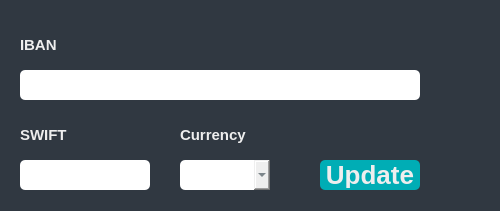
<?xml version="1.0" encoding="UTF-8"?>
<ui version="4.0">
 <class>Dialog</class>
 <widget class="QDialog" name="Dialog">
  <property name="geometry">
   <rect>
    <x>0</x>
    <y>0</y>
    <width>500</width>
    <height>211</height>
   </rect>
  </property>
  <property name="windowTitle">
   <string>Set Account</string>
  </property>
  <property name="styleSheet">
   <string notr="true">#Dialog {
    background-color: #303841;
}

QPushButton{
 background-color: #00ADB5;
    color: #EEEEEE;
    font-size: 26px;
    font-weight: bold;
    border-radius: 5px;
    padding: 2px;

}
QLabel{
    font-weight: bold;
    color: #EEEEEE;
    font-size: 15px;
}

QLineEdit, QDoubleSpinBox,QComboBox{
    color: #3A4750;
    height: 24px;
    font-size: 18px;
    border-radius: 5px;
    font-weight: bold;
    padding: 3px;
}</string>
  </property>
  <widget class="QWidget" name="currencyPicker" native="true">
   <property name="geometry">
    <rect>
     <x>170</x>
     <y>110</y>
     <width>120</width>
     <height>90</height>
    </rect>
   </property>
   <widget class="QLabel" name="label_3">
    <property name="geometry">
     <rect>
      <x>10</x>
      <y>10</y>
      <width>80</width>
      <height>30</height>
     </rect>
    </property>
    <property name="text">
     <string>Currency</string>
    </property>
   </widget>
   <widget class="QComboBox" name="currency">
    <property name="geometry">
     <rect>
      <x>10</x>
      <y>50</y>
      <width>90</width>
      <height>30</height>
     </rect>
    </property>
   </widget>
  </widget>
  <widget class="QWidget" name="ibanField" native="true">
   <property name="geometry">
    <rect>
     <x>10</x>
     <y>20</y>
     <width>570</width>
     <height>80</height>
    </rect>
   </property>
   <property name="cursor">
    <cursorShape>UpArrowCursor</cursorShape>
   </property>
   <property name="toolTip">
    <string>15-33 characters</string>
   </property>
   <widget class="QLineEdit" name="IBAN">
    <property name="geometry">
     <rect>
      <x>10</x>
      <y>50</y>
      <width>400</width>
      <height>30</height>
     </rect>
    </property>
    <property name="maxLength">
     <number>33</number>
    </property>
   </widget>
   <widget class="QLabel" name="label">
    <property name="geometry">
     <rect>
      <x>10</x>
      <y>10</y>
      <width>50</width>
      <height>30</height>
     </rect>
    </property>
    <property name="text">
     <string>IBAN</string>
    </property>
   </widget>
  </widget>
  <widget class="QWidget" name="swiftField" native="true">
   <property name="geometry">
    <rect>
     <x>10</x>
     <y>110</y>
     <width>150</width>
     <height>90</height>
    </rect>
   </property>
   <property name="toolTip">
    <string>8-11 characters</string>
   </property>
   <widget class="QLineEdit" name="SWIFT">
    <property name="geometry">
     <rect>
      <x>10</x>
      <y>50</y>
      <width>130</width>
      <height>30</height>
     </rect>
    </property>
    <property name="maxLength">
     <number>11</number>
    </property>
   </widget>
   <widget class="QLabel" name="label_2">
    <property name="geometry">
     <rect>
      <x>10</x>
      <y>10</y>
      <width>50</width>
      <height>30</height>
     </rect>
    </property>
    <property name="text">
     <string>SWIFT</string>
    </property>
   </widget>
  </widget>
  <widget class="QPushButton" name="updBtn">
   <property name="geometry">
    <rect>
     <x>320</x>
     <y>160</y>
     <width>100</width>
     <height>30</height>
    </rect>
   </property>
   <property name="text">
    <string>Update</string>
   </property>
  </widget>
 </widget>
 <resources/>
 <connections/>
</ui>
